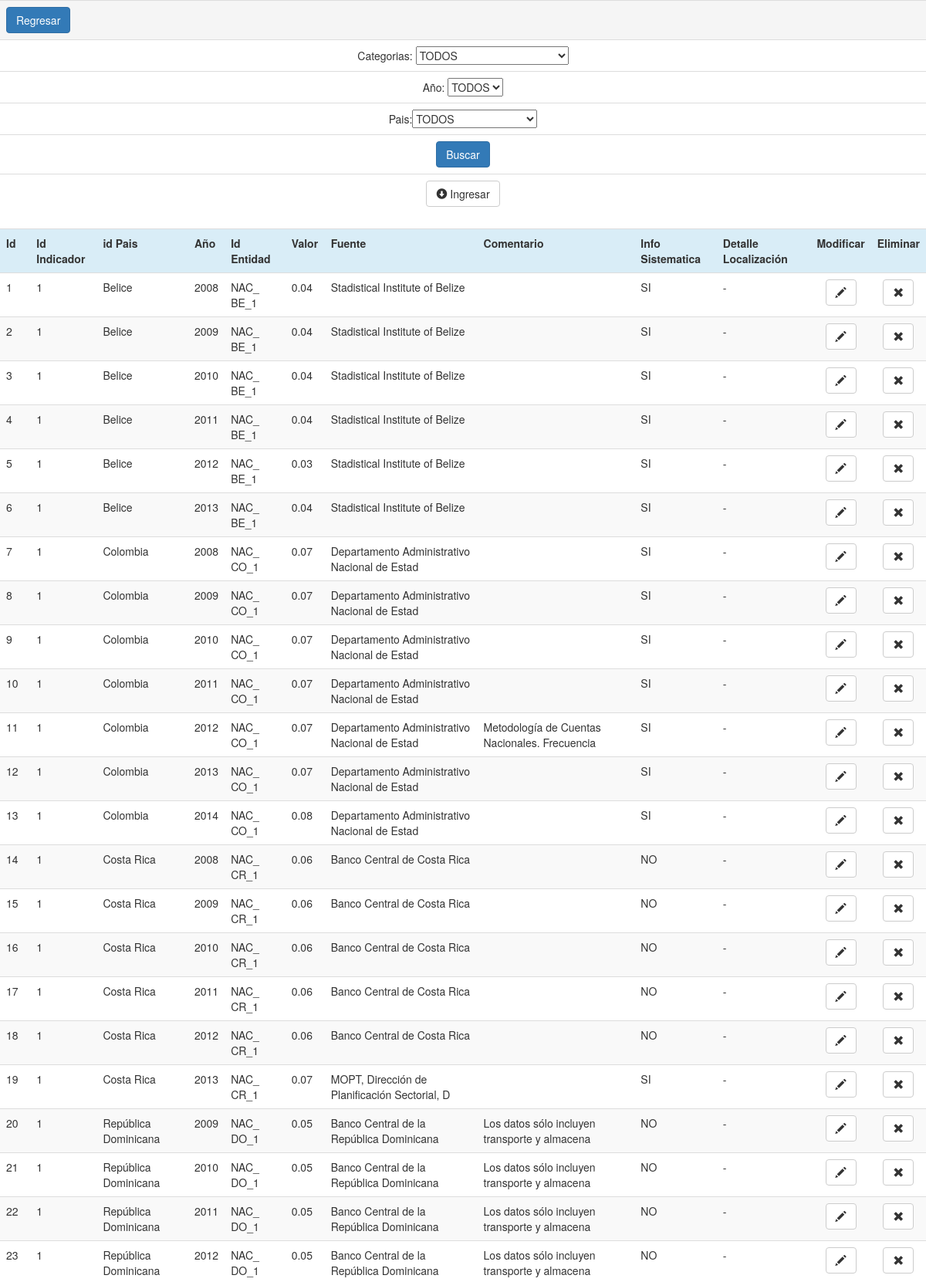
The app's page /valores_view.php (upper part) with its own data.
### tables this page shows
CREATE TABLE `valores` (
  `id` int(11) NOT NULL AUTO_INCREMENT,
  `id_indic` int(11) NOT NULL,
  `id_pais` varchar(45) NOT NULL,
  `ano` int(11) NOT NULL,
  `id_ent` varchar(45) NOT NULL,
  `valor` decimal(12,2) NOT NULL,
  `fuente` varchar(255) NOT NULL,
  `id_comentario` varchar(45) NOT NULL,
  `info_sistematica` varchar(45) NOT NULL,
  `detalle_localizacion` varchar(45) NOT NULL,
  PRIMARY KEY (`id`),
  KEY `index2` (`id_indic`,`id_pais`)
);

CREATE TABLE `paises` (
  `id` varchar(10) NOT NULL,
  `nombre` varchar(45) DEFAULT NULL,
  `region` varchar(45) DEFAULT NULL,
  `nombre2` varchar(45) DEFAULT NULL,
  `nombre3` varchar(45) DEFAULT NULL,
  PRIMARY KEY (`id`)
);

CREATE TABLE `indicadores_traduccion` (
  `id` int(11) NOT NULL AUTO_INCREMENT,
  `codificacion` varchar(45) NOT NULL,
  `ES` varchar(45) NOT NULL,
  `PT` varchar(45) NOT NULL,
  `EN` varchar(45) NOT NULL,
  `id_indic` int(11) NOT NULL,
  PRIMARY KEY (`id`)
);

### valores_view.php (the view, shortened to what this page needs)
<?php
include ("db.php");
$conn = phpmkr_db_connect(HOST, USER, PASS, DB, PORT);
if(isset($_POST)) {
  $var_id_categorias_indicadores = $_POST['categorias_indicadores'];
  $var_ano = $_POST['ano'];
  $var_id_pais = $_POST['id_pais'];
}else{
  $var_id_categorias_indicadores = 0;
  $var_ano = 0;
  $var_id_pais = 0;
}
$var_accion = $_SESSION['action'];
?>
<!DOCTYPE html>
<html>
<head>
</head>
<body onload="validar_acciones(<?php echo $var_accion; ?>)">
<link rel="stylesheet" href="bootstrap/css/bootstrap.min.css" >
<form action="valores_view.php" method="post" name="form1">
        <table class="table" border="0">
          <tr class="active">
            <td colspan="2">
            <a title="Regresar" href="index.php" class="btn btn-primary" role="button"><?php echo "Regresar"; ?></a>
            </td>
          </tr>
          <tr>
          <td colspan="2">
          <div align="center">Categorias: <?php
              echo select13("id", "ES", $var_id_categorias_indicadores, "select id,ES from categorias_indicadores order by id", "categorias_indicadores", 3,3,0,$conn,"","");
            ?>
            </div>
          </td>
          </tr>
          <tr>
          <td >
           <div align="center">
            A&ntilde;o: <?php
              echo select13("ano", "ano", $var_ano, "select distinct(ano) as ano from valores where id_pais in (select id from paises_mesoamericanos) order by ano", "ano", 3,1,0,$conn,"","");
            ?>
            </div>
          </td>
          </tr>
          <tr>
          <td >
           <div align="center">
            Pais:<?php
              echo select13("id", "nombre", $var_id_pais, "select id,nombre from paises_mesoamericanos order by id", "id_pais", 3,1,0,$conn,"","");
            ?>
            </div>
          </td>
          </tr>
          <tr>
            <td colspan="2">
             <div align="center">
                    <input class="btn btn-primary" type="submit" value="Buscar">
               </div>
            </td>
          </tr>
           <tr>
            <td colspan="2">
              <div align="center">
              <a title='Ingresar' href='valores_add.php' class='btn btn-default' ><i class='glyphicon glyphicon-circle-arrow-down'></i> Ingresar</a>
              </div>
            </td>
          </tr>
        </table>
<div class="table-responsive">
<table class="table table-striped" border="0">
  <tr class="info">
    <th>Id</td>
    <th>Id Indicador</td>
    <th>id Pais</td>
    <th>Año</td>
    <th>Id Entidad</td>
    <th>Valor</td>
    <th>Fuente</td>
    <th>Comentario</td>
    <th>Info Sistematica</td>
    <th>Detalle Localización</td>
    <th>Modificar</td>
    <th>Eliminar</td>
  </tr>
  <?php
    $sSql="select * from valores v where v.id_pais in (select id from paises_mesoamericanos) ";
    if($var_id_categorias_indicadores==0 && $var_ano==0 && $var_id_pais==0){
      $sSql.=" limit 100 ";
    }
    $rs=phpmkr_query($sSql,$conn) or die("Fallo al ejecutar la consulta en la linea" . __LINE__ . ": " . phpmkr_error($conn) . '<br>SQL: ' . $sSql);
    while ($row_rs = $rs->fetch_assoc()){
      $var_id=$row_rs['id'];
      $var_id_indic=$row_rs['id_indic'];
      $var_id_pais=$row_rs['id_pais'];
      $var_id_pais = nombre_pais($var_id_pais);
      $var_ano=$row_rs['ano'];
      $var_id_ent=$row_rs['id_ent'];
      $var_valor=$row_rs['valor'];
      $var_fuente=utf8_encode($row_rs['fuente']);
      $var_comentario = buscar_comentario($row_rs['id_comentario'],$row_rs['id_indic']);
      $var_info_sistematica = $row_rs['info_sistematica'];
      $var_detalle_localizacion=$row_rs['detalle_localizacion'];
  ?>
  <tr>
    <td><?php echo $var_id; ?></td>
    <td><?php echo $var_id_indic; ?></td>
    <td><?php echo $var_id_pais; ?></td>
    <td><?php echo $var_ano; ?></td>
    <td><?php echo $var_id_ent; ?></td>
    <td><?php echo $var_valor; ?></td>
    <td><?php echo $var_fuente; ?></td>
    <td><?php echo $var_comentario['ES']; ?></td>
    <td><?php echo $var_info_sistematica; ?></td>
    <td><?php echo $var_detalle_localizacion; ?></td>
    <td>
        <div align="center">
        <a title='Modificar' href='valores_mod.php?id=<?php echo $var_id; ?>' class='btn btn-default' ><i class='glyphicon glyphicon-pencil'></i></a>
        </div>
    </td>
    <td>
        <div align="center">
        <a title='Eliminar' onclick='return eliminar_registro(<?php echo $var_id; ?>);' class='btn btn-default' ><i class='glyphicon glyphicon-remove'></i></a>
        </div>
    </td>
  </tr>
  <?php
    }
  ?>
</table>
</div>
</form>
</body>
</body>
</html>

### db.php (shortened to what this page needs)
<?php
function buscar_comentario($codificacion,$id_indic)
{
	global $conn;
	$sSql="select ES,EN,PT from indicadores_traduccion where codificacion = '$codificacion' and id_indic = $id_indic";
	$rs=phpmkr_query($sSql,$conn) or die("Fallo al ejecutar la consulta en la linea" . __LINE__ . ": " . phpmkr_error($conn) . '<br>SQL: ' . $sSql);
	while ($row_rs = $rs->fetch_assoc()){
		$retorno['ES'] = utf8_encode($row_rs['ES']);
		$retorno['EN'] = utf8_encode($row_rs['EN']);
		$retorno['PT'] = utf8_encode($row_rs['PT']);
	}
	return $retorno;
}
function nombre_pais($id_pais)
{
	global $conn;
	$sSql="select * from paises where id = '$id_pais'";
	$rs=phpmkr_query($sSql,$conn) or die("Fallo al ejecutar la consulta en la linea" . __LINE__ . ": " . phpmkr_error($conn) . '<br>SQL: ' . $sSql);
	while ($row_rs = $rs->fetch_assoc()){
		$var_nombre=utf8_encode($row_rs['nombre']);
	}
	return $var_nombre;
}
function phpmkr_query($strsql, $conn)
{
	$rs = mysqli_query($conn, $strsql);
	return $rs;
}
function select13($field_value, $field_label, $field_selected, $sql, $control_name, $selecione=0,$selecione2,$selecione3,$conn,$onchange)
{
      $rs = $conn->query($sql);
	  $ret="<select title='' class='' required='true' onchange='".$onchange."' id=".$control_name." name=".$control_name." >";
 	  if ($selecione == 3) {$ret.="<option value='0'>TODOS</option>";};
      while ($row_rs = $rs->fetch_assoc()) {;
        if ( $row_rs[$field_value] == $field_selected ) {;
         $ret.='<option value="'.$row_rs[$field_value].'" selected >'.utf8_encode($row_rs[$field_label]).'</option>';
        } else {;
          $ret.='<option value="'.$row_rs[$field_value].'">'.utf8_encode($row_rs[$field_label]).'</option>';
        };
      };
     $ret.="</select>";
	 print $ret;
};
?>

### records on screen
valores: id "1", id_indic "1", id_pais.nombre "Belice", ano "2008", id_ent "NAC_ BE_1", valor "0.04", fuente "Stadistical Institute of Belize", info_sistematica "SI", detalle_localizacion "-"
valores: id "2", id_indic "1", id_pais.nombre "Belice", ano "2009", id_ent "NAC_ BE_1", valor "0.04", fuente "Stadistical Institute of Belize", info_sistematica "SI", detalle_localizacion "-"
valores: id "3", id_indic "1", id_pais.nombre "Belice", ano "2010", id_ent "NAC_ BE_1", valor "0.04", fuente "Stadistical Institute of Belize", info_sistematica "SI", detalle_localizacion "-"
valores: id "4", id_indic "1", id_pais.nombre "Belice", ano "2011", id_ent "NAC_ BE_1", valor "0.04", fuente "Stadistical Institute of Belize", info_sistematica "SI", detalle_localizacion "-"
valores: id "5", id_indic "1", id_pais.nombre "Belice", ano "2012", id_ent "NAC_ BE_1", valor "0.03", fuente "Stadistical Institute of Belize", info_sistematica "SI", detalle_localizacion "-"
valores: id "6", id_indic "1", id_pais.nombre "Belice", ano "2013", id_ent "NAC_ BE_1", valor "0.04", fuente "Stadistical Institute of Belize", info_sistematica "SI", detalle_localizacion "-"
valores: id "7", id_indic "1", id_pais.nombre "Colombia", ano "2008", id_ent "NAC_ CO_1", valor "0.07", fuente "Departamento Administrativo Nacional de Estad", info_sistematica "SI", detalle_localizacion "-"
valores: id "8", id_indic "1", id_pais.nombre "Colombia", ano "2009", id_ent "NAC_ CO_1", valor "0.07", fuente "Departamento Administrativo Nacional de Estad", info_sistematica "SI", detalle_localizacion "-"
valores: id "9", id_indic "1", id_pais.nombre "Colombia", ano "2010", id_ent "NAC_ CO_1", valor "0.07", fuente "Departamento Administrativo Nacional de Estad", info_sistematica "SI", detalle_localizacion "-"
valores: id "10", id_indic "1", id_pais.nombre "Colombia", ano "2011", id_ent "NAC_ CO_1", valor "0.07", fuente "Departamento Administrativo Nacional de Estad", info_sistematica "SI", detalle_localizacion "-"
valores: id "11", id_indic "1", id_pais.nombre "Colombia", ano "2012", id_ent "NAC_ CO_1", valor "0.07", fuente "Departamento Administrativo Nacional de Estad", indicadores_traduccion.ES "Metodología de Cuentas Nacionales. Frecuencia", info_sistematica "SI", detalle_localizacion "-"
valores: id "12", id_indic "1", id_pais.nombre "Colombia", ano "2013", id_ent "NAC_ CO_1", valor "0.07", fuente "Departamento Administrativo Nacional de Estad", info_sistematica "SI", detalle_localizacion "-"
valores: id "13", id_indic "1", id_pais.nombre "Colombia", ano "2014", id_ent "NAC_ CO_1", valor "0.08", fuente "Departamento Administrativo Nacional de Estad", info_sistematica "SI", detalle_localizacion "-"
valores: id "14", id_indic "1", id_pais.nombre "Costa Rica", ano "2008", id_ent "NAC_ CR_1", valor "0.06", fuente "Banco Central de Costa Rica", info_sistematica "NO", detalle_localizacion "-"
valores: id "15", id_indic "1", id_pais.nombre "Costa Rica", ano "2009", id_ent "NAC_ CR_1", valor "0.06", fuente "Banco Central de Costa Rica", info_sistematica "NO", detalle_localizacion "-"
valores: id "16", id_indic "1", id_pais.nombre "Costa Rica", ano "2010", id_ent "NAC_ CR_1", valor "0.06", fuente "Banco Central de Costa Rica", info_sistematica "NO", detalle_localizacion "-"
valores: id "17", id_indic "1", id_pais.nombre "Costa Rica", ano "2011", id_ent "NAC_ CR_1", valor "0.06", fuente "Banco Central de Costa Rica", info_sistematica "NO", detalle_localizacion "-"
valores: id "18", id_indic "1", id_pais.nombre "Costa Rica", ano "2012", id_ent "NAC_ CR_1", valor "0.06", fuente "Banco Central de Costa Rica", info_sistematica "NO", detalle_localizacion "-"
valores: id "19", id_indic "1", id_pais.nombre "Costa Rica", ano "2013", id_ent "NAC_ CR_1", valor "0.07", fuente "MOPT, Dirección de Planificación Sectorial, D", info_sistematica "SI", detalle_localizacion "-"
valores: id "20", id_indic "1", id_pais.nombre "República Dominicana", ano "2009", id_ent "NAC_ DO_1", valor "0.05", fuente "Banco Central de la República Dominicana", indicadores_traduccion.ES "Los datos sólo incluyen transporte y almacena", info_sistematica "NO", detalle_localizacion "-"
valores: id "21", id_indic "1", id_pais.nombre "República Dominicana", ano "2010", id_ent "NAC_ DO_1", valor "0.05", fuente "Banco Central de la República Dominicana", indicadores_traduccion.ES "Los datos sólo incluyen transporte y almacena", info_sistematica "NO", detalle_localizacion "-"
valores: id "22", id_indic "1", id_pais.nombre "República Dominicana", ano "2011", id_ent "NAC_ DO_1", valor "0.05", fuente "Banco Central de la República Dominicana", indicadores_traduccion.ES "Los datos sólo incluyen transporte y almacena", info_sistematica "NO", detalle_localizacion "-"
valores: id "23", id_indic "1", id_pais.nombre "República Dominicana", ano "2012", id_ent "NAC_ DO_1", valor "0.05", fuente "Banco Central de la República Dominicana", indicadores_traduccion.ES "Los datos sólo incluyen transporte y almacena", info_sistematica "NO", detalle_localizacion "-"
